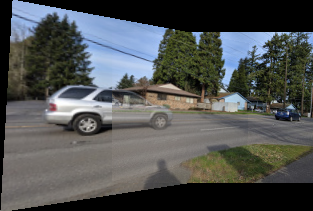
#> input picture old/img_panorama_34.png, 313 x 211 px
$ python hw1_oops.py img_panorama_34.png im5.png out.png out.png out.png
#> lines starting #> are read from the running program, lines starting #| are printed output that depends on the picture
#Dimitri Dumont
#cs410-Computer-Vision

import cv2
import numpy as np
import sys
import time

def convert_color_space_BGR_to_RGB(img):
    temp = np.zeros_like(img, dtype=np.float32)
    temp[...,0] = img[...,2]
    temp[...,1] = img[...,1]
    temp[...,2] = img[...,0]

    img[...,0] = temp[...,0]
    img[...,1] = temp[...,1]
    img[...,2] = temp[...,2]

    return img

def convert_color_space_RGB_to_BGR(img):
    temp = np.zeros_like(img, dtype=np.float32)

    temp[...,0] = img[...,2]
    temp[...,2] = img[...,0]

    img[...,0] = temp[...,0]
    img[...,2] = temp[...,2]
    return img

def convert_color_space_RGB_to_CIECAM97s(img_RGB):
    '''
    convert image color space RGB to CIECAM97s
    '''
    img_CIECAM97s = np.zeros_like(img_RGB,dtype=np.float32)
    # to be completed ...

    return img_CIECAM97s

def convert_color_space_CIECAM97s_to_RGB(img_CIECAM97s):
    '''
    convert image color space CIECAM97s to RGB
    '''
    img_RGB = np.zeros_like(img_CIECAM97s,dtype=np.float32)
    # to be completed ...

    return img_RGB


#-----------------------------------------------#


def convert_color_space_RGB_to_Lab(img_RGB):
    img = np.zeros_like(img_RGB,dtype=np.float32)

    RGB2XYZ = [
    [.5141,.3239,.1604],
    [.2651,.6702,.0641],
    [.0241, .1228,.8444]
    ]
    XYZ2LMS = [
        [.3897,.6890,-.0787],
        [-.2298, 1.1834, .0464],
        [0,0,1]
    ]
    LMS2LAB_2 = [
        [(1/np.sqrt(3)),0,0],
        [0,(1/(np.sqrt(6))),0],
        [0,0,(1/np.sqrt(2))]
    ]
    LMS2LAB_1 = [
        [1,1,1],
        [1,1,-2],
        [1,-1,0]
    ]
    # rgb -> xyz -> lms -> LMS -> LAB
    img = cvt(np.array(RGB2XYZ),img_RGB)
    img = cvt(np.array(XYZ2LMS),img)
    # img = lms2LMS(img)
    # cv2.imshow("lms->LMS",img)
    img = cvt(np.array(LMS2LAB_1),img)
    img = cvt(np.array(LMS2LAB_2),img)

    return img


def convert_color_space_Lab_to_RGB(lab):
# Now back lab -> LMS -> rgb
    img = np.zeros_like(lab,dtype=np.float32)

    LAB2LMS_1 = [
        [(np.sqrt(3)/3),0,0],
        [0,(np.sqrt(6)/6),0],
        [0,0,(np.sqrt(2)/2)]
    ]
    LAB2LMS_2 = [
        [1,1,1],
        [1,1,-1],
        [1,-2,0]
    ]
    LMS2RGB = [
        [4.4679,-3.5873,.1193],
        [-1.2186,2.3809,-.1624],
        [.0497,-.2439,1.2045]
    ]
    img = cvt(np.array(LAB2LMS_1),lab)
    img = cvt(np.array(LAB2LMS_2),img)

    # img[...,0] = 10**img[...,0]
    # img[...,1] = 10**img[...,0]
    # img[...,2] = 10**img[...,0]

    img = cvt(np.array(LMS2RGB),img)


    return img


def color_transfer_in_Lab(src, trgt):
    print('===== color_transfer_in_Lab =====')

    srcLab = convert_color_space_RGB_to_Lab(src)
    trgtLab = convert_color_space_RGB_to_Lab(trgt)

    l_src = srcLab[...,0]
    a_src = srcLab[...,1]
    b_src = srcLab[...,2]

    l_trgt = trgtLab[...,0]
    a_trgt = trgtLab[...,1]
    b_trgt = trgtLab[...,2]


    # subtract mean to get x* channel values   to src
    l_splat = l_src - np.full_like(l_src,np.mean(l_src)) #dtype bug maybe
    a_splat = a_src - np.full_like(a_src,np.mean(a_src))
    b_splat = b_src - np.full_like(b_src,np.mean(b_src))


    #apply scalar
    newL = ((np.std(l_trgt)/np.std(l_src))*l_splat) + np.mean(l_trgt)
    newA = ((np.std(a_trgt)/np.std(a_src))*a_splat) + np.mean(a_trgt)
    newB = ((np.std(b_trgt)/np.std(b_src))*b_splat) + np.mean(b_trgt)


    srcLab[...,0] = newL
    srcLab[...,1] = newA
    srcLab[...,2] = newB

    return convert_color_space_Lab_to_RGB(srcLab)

def color_transfer_in_RGB(img_RGB_source, img_RGB_target):
    print('===== color_transfer_in_RGB =====')
    # to be completed ...

def color_transfer_in_CIECAM97s(src, trgt):
    print('===== color_transfer_in_CIECAM97s =====')

    # to be completed ...

def color_transfer(img_RGB_source, img_RGB_target, option):
    if option == 'in_RGB':
        img_RGB_new = color_transfer_in_RGB(img_RGB_source, img_RGB_target)
    elif option == 'in_Lab':
        img_RGB_new = color_transfer_in_Lab(img_RGB_source, img_RGB_target)
    elif option == 'in_CIECAM97s':
        img_RGB_new = color_transfer_in_CIECAM97s(img_RGB_source, img_RGB_target)
    return img_RGB_new

def rmse(apath,bpath):
    """
    This is the cvt function to get RMSE score.
    apath: path to your result
    bpath: path to our reference image
    when saving your result to disk, please clip it to 0,255:
    .clip(0.0, 255.0).astype(np.uint8))
    """
    a = cv2.imread(apath).astype(np.float32)
    b = cv2.imread(bpath).astype(np.float32)
    print(np.sqrt(np.mean((a-b)**2)))

#conversion matrix helper function
def cvt(matrix, img):
    newimg = np.zeros_like(img, dtype=np.float32)
    newimg[...,0] = img[...,0]* matrix[0][0] + img[...,1]* matrix[0][1] + img[...,2]* matrix[0][2]
    newimg[...,1] = img[...,0]* matrix[1][0] + img[...,1]* matrix[1][1] + img[...,2]* matrix[1][2]
    newimg[...,2] = img[...,0]* matrix[2][0] + img[...,1]* matrix[2][1] + img[...,2]* matrix[2][2]
    return newimg

def lms2LMS(lms):
    lms[...,0] = np.log10(lms[...,0])
    lms[...,1] = np.log10(lms[...,1])
    lms[...,2] = np.log10(lms[...,2])
    return lms


if __name__ == "__main__":
    print('==================================================')
    print('PSU CS 410/510, Winter 2022, HW1: color transfer')
    print('==================================================')

    path_file_image_source = sys.argv[1]
    path_file_image_target = sys.argv[2]
    path_file_image_result_in_Lab = sys.argv[3]
    path_file_image_result_in_RGB = sys.argv[4]
    path_file_image_result_in_CIECAM97s = sys.argv[5]


    # ===== read input images

    src = cv2.imread(path_file_image_source).astype(np.float32)
    trgt = cv2.imread(path_file_image_target).astype(np.float32)
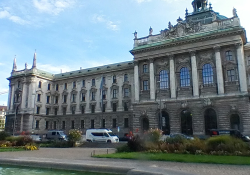
#> input picture old/im5.png, 250 x 175 px

    img_RGB_new_Lab       = color_transfer(convert_color_space_BGR_to_RGB(src),
    convert_color_space_BGR_to_RGB(trgt), option='in_Lab')
#> in convert_color_space_BGR_to_RGB (call 2), `temp = np.zeros_like(img, dtype=np.float32)`: temp: shape (175, 250, 3) float32; every value is 0
#> in convert_color_space_BGR_to_RGB (call 2), `temp[...,1] = img[...,1]`:
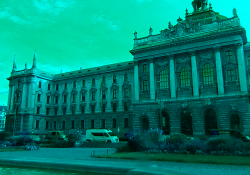
#> temp: shape (175, 250, 3) float32; mean B, G, R 111.3, 127.3, 0
#> in convert_color_space_RGB_to_Lab, `img = np.zeros_like(img_RGB,dtype=np.float32)`: img: shape (211, 313, 3) float32; every value is 0
#> in cvt (call 7), `newimg[...,1] = img[...,0]* matrix[1][0] + img[...,1]* matrix[1][1] + ..`:
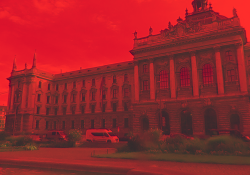
#> newimg: shape (175, 250, 3) float32; mean R, G, B 377.6, -17.1, 0; drawn with min black and max white
#> in color_transfer_in_Lab, `a_src = srcLab[...,1]`:
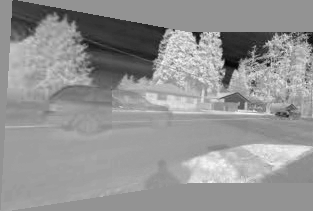
#> a_src: shape (211, 313) float32; min -55.82, max 40.42, mean 0.2; drawn with min black and max white
#> in color_transfer_in_Lab, `b_src = srcLab[...,2]`:
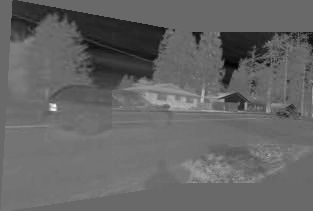
#> b_src: shape (211, 313) float32; min -8.01, max 11.27, mean -0.324; drawn with min black and max white
#> in color_transfer_in_Lab, `a_trgt = trgtLab[...,1]`:
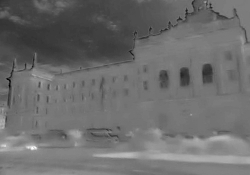
#> a_trgt: shape (175, 250) float32; min -64.97, max 70.71, mean -7; drawn with min black and max white
#> in color_transfer_in_Lab, `b_trgt = trgtLab[...,2]`:
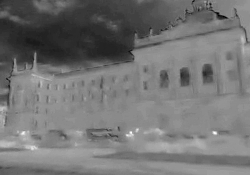
#> b_trgt: shape (175, 250) float32; min -10.46, max 7.51, mean -2.24; drawn with min black and max white

    cv2.imshow("plz gawd",convert_color_space_RGB_to_BGR(img_RGB_new_Lab.clip(0.0, 255.0).astype(np.uint8)))
    cv2.waitKey(0)
    # # todo: save image to path_file_image_result_in_Lab
    # cv2.imwrite('result.png',img_RGB_new_Lab)

    cv2.imwrite(path_file_image_result_in_Lab,
    convert_color_space_RGB_to_BGR(img_RGB_new_Lab.clip(0.0, 255.0).astype(np.uint8)))

    rmse(path_file_image_result_in_Lab,r"result1.png")
#> (the run stopped early here; a loop or call above may not have finished)
